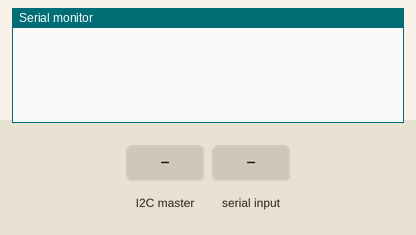
Simulated run of this sketch. Board: Arduino Uno, built with avr-gcc and run on an emulated ATmega328P. Shown: the last lines printed to the serial monitor. The test bench sets the inputs (shaded band).

Above: at 1.2 s.
1.3 s: the I2C master sends the byte 9
At 2.5 s:
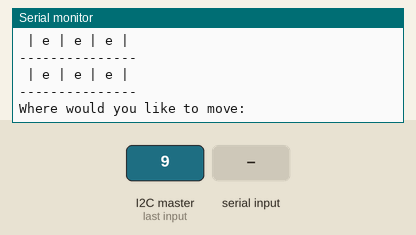
2.8 s: "90,45\n" received over Serial
At 5.0 s:
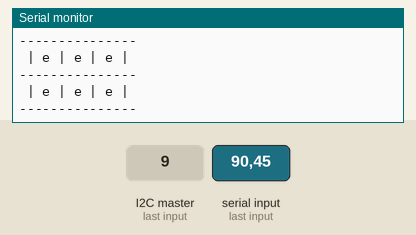
5.3 s: the I2C master sends the byte 9
At 6.27 s:
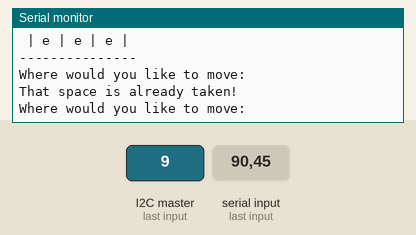
8.0 s: the I2C master sends the byte 9
At 9.8 s:
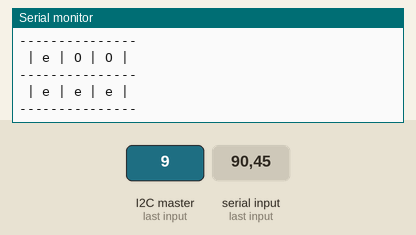

The sketch:

player2.ino
```cpp
#include <Wire.h>
char board[9] = {'e','e','e','e','e','e','e','e','e'};
boolean makeMove = false;
short sLoc;
void setup() {
  // put your setup code here, to run once:
  Wire.begin(8);                // join i2c bus with address #8
  Serial.begin(9600);
  Wire.onRequest(requestEvent);
  Wire.onReceive(receiveEvent);
  Wire.setTimeout(100000);
}

void loop() {
  // put your main code here, to run repeatedly:
  delay(100);
  //if the slave needs to make a move, we will get the input and check it
  if(makeMove){
    sLoc = NULL;
    printBoard();
    Serial.println("Where would you like to move: ");

    while(Serial.available()==0){
      //block for the serial read
      }
    //get our value and convert to short
    sLoc = (Serial.read()-48);
    delay(500);
    //see if valid
    boolean check = (board[sLoc]== 'e' && sLoc>(-1) && sLoc<9);

    //if invalid, ask until we get a valid move
    while(!check){
      Serial.print("That space is already taken!\n");
      Serial.print("Where would you like to move: ");
      //block for the read
      delay(500);
      while(Serial.available()==0){}
      sLoc = (Serial.read()-48);
      check = board[sLoc]== 'e' && sLoc>(-1) && sLoc<9;
    }
    //place our move, print the board, and stop asking for a new move
    board[sLoc] = 'O';
    printBoard();
    makeMove = false;
  }

}

void requestEvent() {
  //send the valid move
  Wire.write(sLoc);
  // respond with message of sizeOf(int) or 1 byte
  // as expected by master
}

void receiveEvent(int howMany){
  //read the move, trusting that anything sent over the wire is correct
  short loc = Wire.read();
  if(loc ==9){
    makeMove = true;
    return;
  }
  //store the move on the board
  board[loc] = 'X';
}

void printBoard(){
  Serial.println("---------------");
  Serial.print(" | ");
  Serial.print(board[0]);
  Serial.print(" | ");
  Serial.print(board[1]);
  Serial.print(" | ");
  Serial.print(board[2]);
  Serial.println(" | ");
  Serial.println("---------------");
  Serial.print(" | ");
  Serial.print(board[3]);
  Serial.print(" | ");
  Serial.print(board[4]);
  Serial.print(" | ");
  Serial.print(board[5]);
  Serial.println(" | ");
  Serial.println("---------------");
  Serial.print(" | ");
  Serial.print(board[6]);
  Serial.print(" | ");
  Serial.print(board[7]);
  Serial.print(" | ");
  Serial.print(board[8]);
  Serial.println(" | ");
  Serial.println("---------------");
}
```

Measured:
- after the input at 1.3 s, the serial monitor: prints a new line at once (image 1)
- after the input at 2.8 s, the serial monitor: prints a new line after 0.50 s (image 2)
- after the input at 8.0 s, the serial monitor: prints a new line after 0.65 s (image 4)
